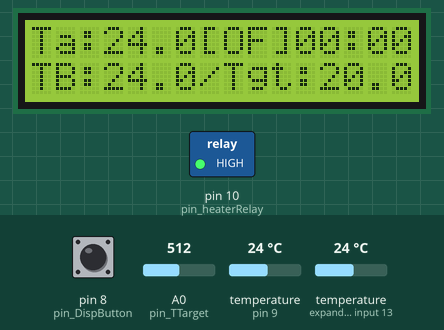
A program run on a simulated Arduino Nano, built with avr-gcc and run on an emulated ATmega328P. Shown: 16×2 character LCD, switched loads named in the program (green lamp = pin HIGH). The test bench sets the inputs (shaded band); at power-on: temperature (sensors on expander input 13, pin 9) 24 °C, pin 8 (pin_DispButton) LOW, A0 (pin_TTarget) = 512. What the program prints to the serial monitor is not drawn.

Above: at 1.2 s.
1.3 s: temperature (sensor on expander input 13) set to 19.8 °C
At 2.4 s:
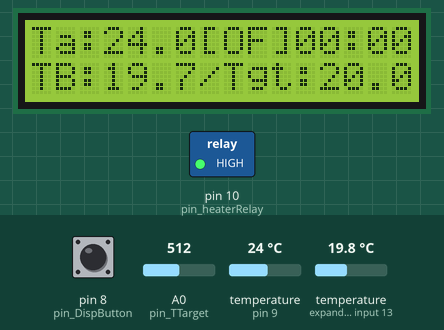
3.3 s: temperature (sensor on expander input 13) set to 18.8 °C
At 5.1 s:
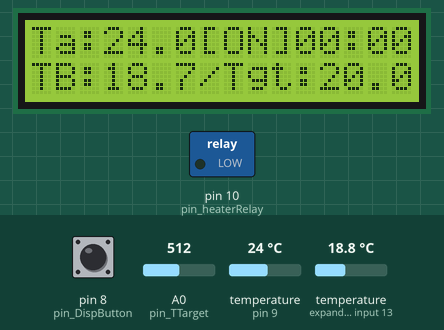
5.4 s: pin 8 (pin_DispButton) pulled HIGH for 3.2 s
At 9.5 s:
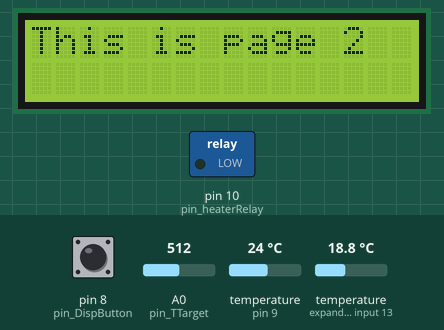
10.1 s: A0 (pin_TTarget) set to 476
12.3 s: A0 (pin_TTarget) set to 452
At 14.9 s:
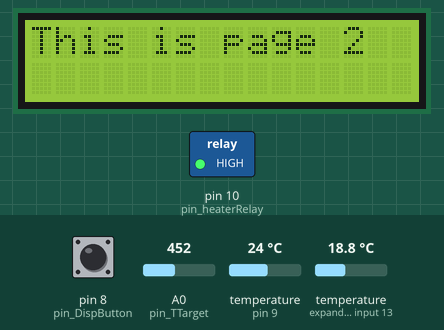
15.7 s: pin 8 (pin_DispButton) pulled HIGH for 1.3 s
At 17.6 s:
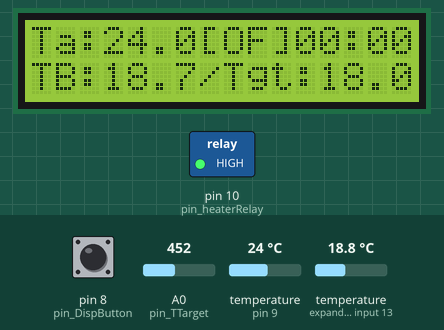
Timing chart, 0 to 19.1 s (numbered marks = the images above; inputs shaded):
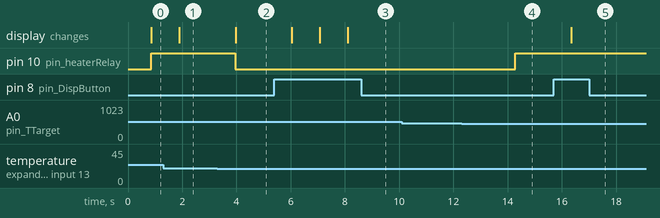

The program:

main.cpp
```cpp
#include <Arduino.h>
#include <OneWire.h>
#include <DallasTemperature.h>
#include <LiquidCrystal.h>

// Input and output points
  const int pin_heaterRelay = 10;
  LiquidCrystal lcd(7,6,5,4,3,2); // !! need to lay out the pins
  const int pin_DispButton = 8;
  #define ONE_WIRE_BUS 9 // Data wire is plugged into digital pin 9 on the Arduino
  const int pin_TTarget = A0;
  int sens_TTarget;
  // push button 1 and 2

  OneWire oneWire(ONE_WIRE_BUS);   // Setup a oneWire instance to communicate with any OneWire devices
  DallasTemperature sensors(&oneWire); // Pass our oneWire reference to Dallas Temperature

// Timing and state variables
  unsigned long tCurrent;
  unsigned long tStateStart = 0; // tCurrent when BHeater changes
  unsigned long tState = 0; // time relative to tStateStart
  unsigned long tStateMin = 1; // minimum on/off time for the heater
  int hours;
  int minutes;
  bool BHeater = LOW;
  bool BHeaterLast = LOW;

// Display Setup
  int DispButtonState = 0;
  int DispPage = 0;
  int tStateHours;
  int tStateMins;


// Debug
  int atest;

// Sensors and related thresholds
  float TAmb = 0;
  float TBrew = 0;
  float TTarget = 20; // initialise it at 20
  float Tdband = 0.5; // allowable temperature above or below target

void setup(){
  Serial.begin(9600);
  sensors.begin(); // start sensors library for dallas temp

  pinMode(pin_DispButton, INPUT); // button to change display page
  pinMode(pin_heaterRelay, OUTPUT); // signal to heater relay

  lcd.begin(16, 2);
  lcd.setCursor(0, 1);
}


void loop(){
tCurrent = millis()/1000; // time in seconds

// Read sensors
  //sensTAmb = analogRead(A0);
  //TAmb = ((sensTAmb / 1024.0 * 5) - 0.5) * 100; // !! need to check this calibration - try the data logger at a few points
  sensors.requestTemperatures(); // get temperature from temp sensors
  TBrew = sensors.getTempCByIndex(1); // this gets the first (0) sensor on the bus
  TAmb = sensors.getTempCByIndex(0); // this gets the first (0) sensor on the bus
  //index 0 and 1 swapped from prototype to actual build - make second build more consistent

// Timers
tState = tCurrent - tStateStart;
  if (tState < 0) {
    tStateStart = tCurrent; //catch millis resetting
  }


// Heater logic
//BHeaterLast = BHeater;

if (tState > tStateMin) { // only do anything with temperature data if time is greater than the state min
  if (BHeater == LOW) {
    if (TBrew < (TTarget - Tdband)) {
      BHeater = HIGH;
      tStateStart = tCurrent;
    }
  }
  else {
    if (TBrew > (TTarget + Tdband)) {
      BHeater = LOW;
      tStateStart = tCurrent;
    }
  }
}

// TTarget Setup - reads from the potentiometer and is mapped below
sens_TTarget = analogRead(pin_TTarget);
TTarget = map(sens_TTarget,0,1023,10,30); // input, input from, input to, output from, output to

// Not sure why the Low/High of the relay is working differently than expected??
// if digitalWrite is set to low on the signal pin, the relay comes on??
if (BHeater == LOW){
  digitalWrite(pin_heaterRelay, HIGH);
}
else {
  digitalWrite(pin_heaterRelay, LOW);
}

// Write to display
  DispButtonState = digitalRead(pin_DispButton); // check if the button is pressed

  if (DispButtonState == HIGH) {
    if (DispPage == 0) {
      DispPage = 1;
    }
    else {
      DispPage = 0;
    }
  }

  hours = tState / 3600;
  minutes = (tState % 3600) / 60;
if (DispPage == 0) {
  //write code to change display page
  lcd.clear();
  lcd.setCursor(0,0);
  lcd.print("Ta:");
  lcd.print(TAmb,1);
  // print heater state
    if (BHeater == HIGH){
      lcd.print("[ON]");
    }
    else {
      lcd.print("[OF]");
    }

  // Format time
  if (hours < 10){lcd.print(0);}
  lcd.print(hours);
  lcd.print(":");
  if (minutes < 10){lcd.print(0);}
  lcd.print(minutes);

  lcd.setCursor(0,1); // second row
  lcd.print("TB:");
  lcd.print(TBrew,1);
  lcd.print("/Tgt:");
  lcd.print(TTarget,1);
}
else{
  lcd.clear();
  lcd.setCursor(0,0);
  lcd.print("This is page 2");
}


// Write to Display
/*
Page 1
     TA:16.5[ONF]1:20     (16char) Ambient temp / status / H:MM since change
     TB:19.7/Tgt:20.0     (16char) Brew temp / target temp
Page 2
     Tmn:12.3Tmx:21.5     (16 char) minimum temp / maximum temp
     _on1:20_off2:30_     (16 char) max time on / max time off
"""

"""
if the button is pressed, display 'Page 1' or 'Page 2' for 1 second
then set the page number variable
then write the contents of the Page
*/

// Serial output layout
//Serial.println(sens_TTarget);
//Serial.print("Heater?");
//Serial.print(BHeater);
atest = digitalRead(pin_heaterRelay);
Serial.println(atest);
delay(250); // only do something every x milliseconds
}
```

Measured:
- the behaviour switches between 19.5 and 19.4 °C on temperature (sensor on expander input 13) (found by bisection; images 1 and 2)
- the behaviour switches between 461 and 460 on A0 (pin_TTarget) (found by bisection; images 3 and 4)
- after the input at 1.3 s, the display: changes after 0.60 s (image 1)
- after the input at 3.3 s, pin 10 (pin_heaterRelay): HIGH → LOW after 0.66 s; the display: changes after 0.67 s (image 2)
- after the input at 5.4 s, the display: changes after 0.63 s (image 3)
- after the input at 10.1 s, every drawn part: stays the same
- after the input at 12.3 s, pin 10 (pin_heaterRelay): LOW → HIGH after 2.0 s
- after the input at 15.7 s, the display: changes after 0.65 s (image 5)
